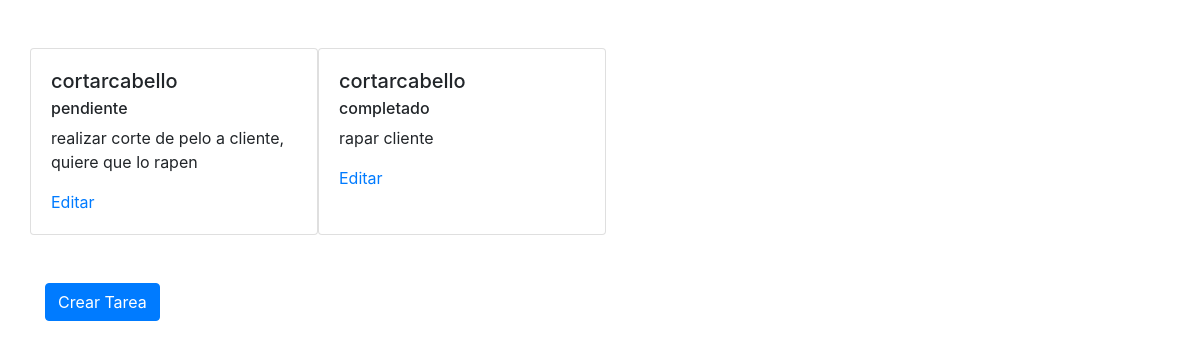
/, run on an earlier commit of the app's database.
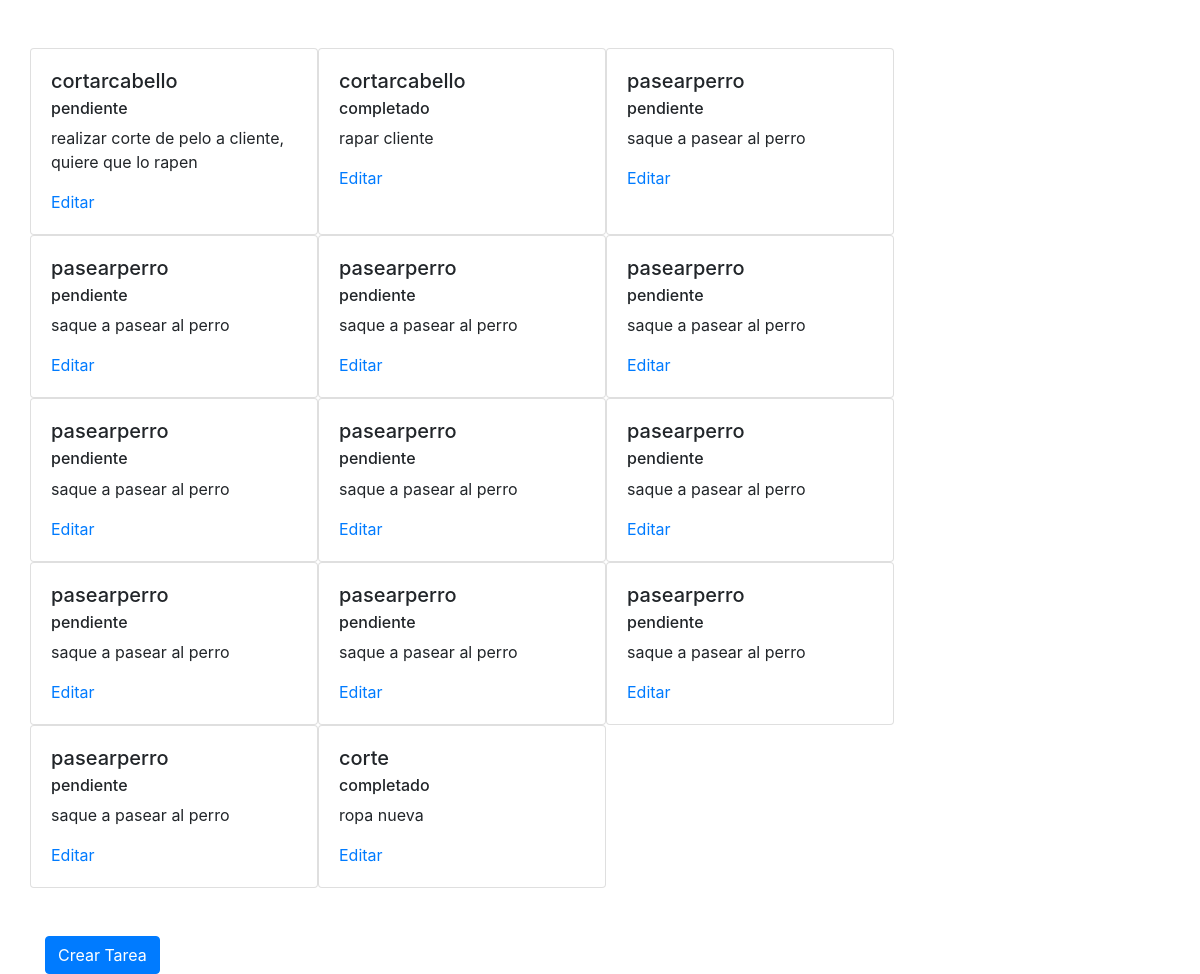
And on a later commit of the database.
### tarea/models.py (models this page shows, shortened)
class Tarea(models.Model):
    ESTADO_CHOICES=[
        ('completado','Completado'),
        ('pendiente','Pendiente')
    ]
    titulo = models.CharField(max_length=50)
    descripcion = models.TextField(max_length=300)
    estado = models.CharField(max_length=100 ,choices=ESTADO_CHOICES,default='pendiente')

### tarea/views.py (the view)
# urls.py: path('',listarTarea, name='listar'),
def listarTarea(request):
    tareas = Tarea.objects.all()
    return render(request,'listarTarea.html',{'tareas': tareas})

### tarea/templates/listarTarea.html (shortened to what this page needs)
<!DOCTYPE html>
<html lang="en">
<head>
    <link href="https://stackpath.bootstrapcdn.com/bootstrap/4.5.2/css/bootstrap.min.css" rel="stylesheet">
</head>
<body>
    <div class="container">
        <div class="row py-5">
        {%for tarea in tareas%}
            <div class="card" style="width: 18rem;">
                <div class="card-body">
                <h5 class="card-title">{{tarea.titulo}}</h5>
                <h6 class="card-subtitle mb-2 text-body-secondary"> {{tarea.estado}}</h6>
                <p class="card-text"> {{tarea.descripcion}}</p>
                <a href="#" class="card-link">Editar</a>
                </div>
            </div>
        {% endfor %}
        </div>
        <a class="btn btn-primary" href="crear">Crear Tarea</a>
    </div>
</body>
</html>

What changed in the data, as far as the page shows it:
added Tarea: titulo "pasearperro", estado "pendiente", descripcion "saque a pasear al perro"
added Tarea: titulo "pasearperro", estado "pendiente", descripcion "saque a pasear al perro"
added Tarea: titulo "pasearperro", estado "pendiente", descripcion "saque a pasear al perro"
added Tarea: titulo "pasearperro", estado "pendiente", descripcion "saque a pasear al perro"
added Tarea: titulo "pasearperro", estado "pendiente", descripcion "saque a pasear al perro"
added Tarea: titulo "pasearperro", estado "pendiente", descripcion "saque a pasear al perro"
added Tarea: titulo "pasearperro", estado "pendiente", descripcion "saque a pasear al perro"
added Tarea: titulo "pasearperro", estado "pendiente", descripcion "saque a pasear al perro"
added Tarea: titulo "pasearperro", estado "pendiente", descripcion "saque a pasear al perro"
added Tarea: titulo "pasearperro", estado "pendiente", descripcion "saque a pasear al perro"
added Tarea: titulo "pasearperro", estado "pendiente", descripcion "saque a pasear al perro"
added Tarea: titulo "corte", estado "completado", descripcion "ropa nueva"
